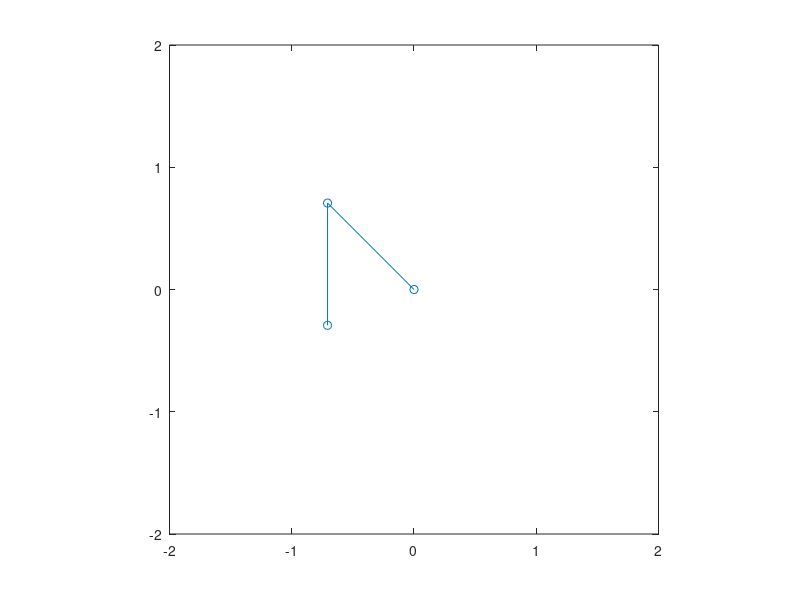

MATLAB code to generate this figure:
hold off
clear
clc
for t=0:.5:135
%Theta in degrees
T1=t;
T2=t;
%Theta in radians
T1=(T1/180)*pi;
T2=(T2/180)*pi;
%Arm lengths
a1=1; 
a2=1; %Arm 1 length
a3=1;
a4=1; %Arm 2 length
%Calculate the rotation for arm1 and arm2 seperately
R0_1=[cos(T1) -sin(T1) 0;sin(T1) cos(T1) 0; 0 0 1];
R1_2=[cos(T2) -sin(T2) 0;sin(T2) cos(T2) 0; 0 0 1];
%Roational Transformation Matrix
R0_2=(R0_1*R1_2);
%Calculate the Displacement for arm1 and arm2 seperately
D0_1=[a2*cos(T1);a2*sin(T1);a1];
D1_2=[a4*cos(T2);a4*sin(T2);a3];
%Calculate Homogeneous Transformation for arm1 and arm2 
H0_1=[R0_1 D0_1;0 0 0 1]
H1_2=[R1_2 D1_2;0 0 0 1];
%Homogeneous Transformation Matrix
H0_2=(H0_1*H1_2);
%End Effector Position in X-Y-Coordinate System
x=H0_2(1,4)
y=H0_2(2,4)
%Plot End Effector Position 
x=[0 H0_1(1,4) H0_2(1,4)];
y=[0 H0_1(2,4) H0_2(2,4)];
%Plot End Effector Position 
plot(x,y,'o-'); 
axis equal
axis([-2 2 -2 2])
pause(.01)
end
